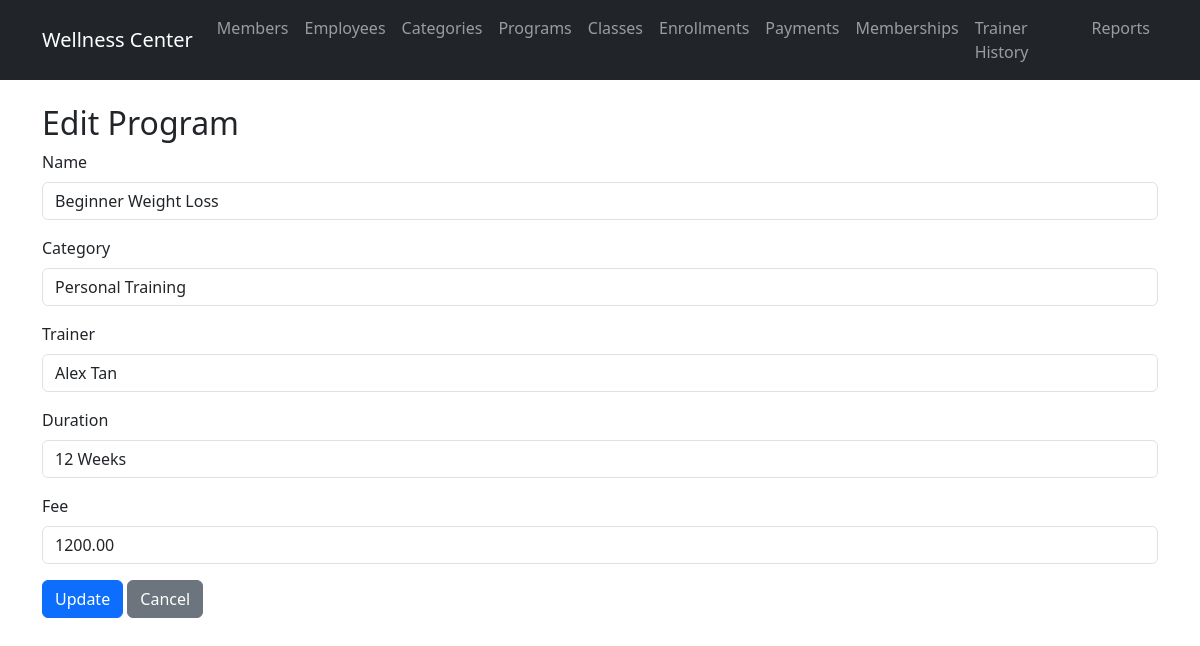
The page /routes/programs/edit.php?id=201 on the database its author committed.
### tables this page shows
CREATE TABLE `program` (
  `program_id` int(11) NOT NULL,
  `program_name` varchar(100) NOT NULL,
  `program_category` varchar(50) DEFAULT NULL,
  `program_duration` varchar(50) DEFAULT NULL,
  `program_fee` decimal(10,2) DEFAULT NULL,
  `employee_id` int(11) NOT NULL,
  `category_id` int(11) DEFAULT NULL
);

CREATE TABLE `program_category` (
  `category_id` int(11) NOT NULL,
  `category_name` varchar(50) NOT NULL
);

CREATE TABLE `trainer` (
  `employee_id` int(11) NOT NULL,
  `expertise` varchar(100) DEFAULT NULL,
  `certification` varchar(100) DEFAULT NULL
);

CREATE TABLE `employee` (
  `employee_id` int(11) NOT NULL,
  `employee_name` varchar(100) NOT NULL,
  `employee_ic` varchar(20) NOT NULL,
  `employee_contact` varchar(30) NOT NULL,
  `gender` varchar(10) DEFAULT NULL,
  `date_of_birth` date DEFAULT NULL,
  `date_working` date DEFAULT NULL,
  `employee_salary` decimal(10,2) DEFAULT NULL,
  `employee_type` enum('C','T') NOT NULL
);

### models/Program.php (called while the page is built, shortened)
<?php
require_once __DIR__ . '/../config/database.php';
class Program {
    public $pdo;
    public function __construct() {
        global $pdo;
        $this->pdo = $pdo;
    }
    public function getById($id) {
        $stmt = $this->pdo->prepare("SELECT p.*, pc.category_name, e.employee_name as trainer_name FROM program p LEFT JOIN program_category pc ON p.category_id = pc.category_id LEFT JOIN employee e ON p.employee_id = e.employee_id WHERE p.program_id = ?");
        $stmt->execute([$id]);
        return $stmt->fetch(PDO::FETCH_ASSOC);
    }
}
?>

### models/ProgramCategory.php (called while the page is built, shortened)
<?php
require_once __DIR__ . '/../config/database.php';
class ProgramCategory {
    public $pdo;
    public function __construct() {
        global $pdo;
        $this->pdo = $pdo;
    }
    public function getAll() {
        $stmt = $this->pdo->query("SELECT * FROM program_category");
        return $stmt->fetchAll(PDO::FETCH_ASSOC);
    }
}
?>

### models/Trainer.php (called while the page is built, shortened)
<?php
require_once __DIR__ . '/../config/database.php';
class Trainer {
    public $pdo;
    public function __construct() {
        global $pdo;
        $this->pdo = $pdo;
    }
    public function getAll() {
        $stmt = $this->pdo->query("SELECT t.employee_id, e.employee_name, e.employee_type, t.expertise, t.certification FROM trainer t JOIN employee e ON t.employee_id = e.employee_id");
        return $stmt->fetchAll(PDO::FETCH_ASSOC);
    }
}
?>

### routes/programs/edit.php (the view, shortened to what this page needs)
<?php
require_once '../../models/Program.php';
require_once '../../models/ProgramCategory.php';
require_once '../../models/Trainer.php';
$program = new Program();
$categoryModel = new ProgramCategory();
$categories = $categoryModel->getAll();
$trainerModel = new Trainer();
$trainers = $trainerModel->getAll();
$id = $_GET['id'];
$data = $program->getById($id);
include '../../views/header.php';
?>
<h2>Edit Program</h2>
<form method="post">
    <div class="mb-3">
        <label for="program_name" class="form-label">Name</label>
        <input type="text" class="form-control" id="program_name" name="program_name" value="<?php echo $data['program_name']; ?>" required>
    </div>
    <div class="mb-3">
        <label for="category_id" class="form-label">Category</label>
        <select class="form-control" id="category_id" name="category_id">
            <?php foreach ($categories as $c): ?>
            <option value="<?php echo $c['category_id']; ?>" <?php echo ($c['category_id'] == $data['category_id']) ? 'selected' : ''; ?>><?php echo $c['category_name']; ?></option>
            <?php endforeach; ?>
        </select>
    </div>
    <div class="mb-3">
        <label for="employee_id" class="form-label">Trainer</label>
        <select class="form-control" id="employee_id" name="employee_id" required>
            <?php foreach ($trainers as $t): ?>
            <option value="<?php echo $t['employee_id']; ?>" <?php echo ($t['employee_id'] == $data['employee_id']) ? 'selected' : ''; ?>><?php echo $t['employee_name']; ?></option>
            <?php endforeach; ?>
        </select>
    </div>
    <div class="mb-3">
        <label for="program_duration" class="form-label">Duration</label>
        <input type="text" class="form-control" id="program_duration" name="program_duration" value="<?php echo $data['program_duration']; ?>">
    </div>
    <div class="mb-3">
        <label for="program_fee" class="form-label">Fee</label>
        <input type="number" step="0.01" class="form-control" id="program_fee" name="program_fee" value="<?php echo $data['program_fee']; ?>">
    </div>
    <button type="submit" class="btn btn-primary">Update</button>
    <a href="view.php" class="btn btn-secondary">Cancel</a>
</form>
<?php include '../../views/footer.php'; ?>

### rows shown on the page
program: program_name "Beginner Weight Loss", category_id "Personal Training", employee_id "Alex Tan", program_duration "12 Weeks", program_fee "1200.00"
